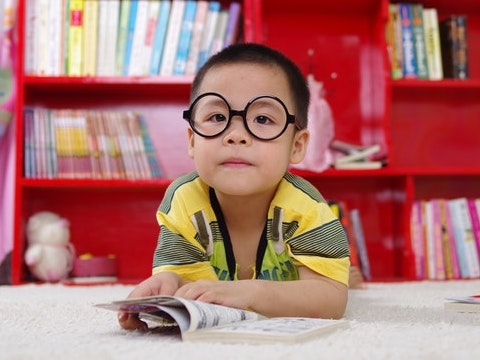
#> input picture Images/week1/boy.jpg, 480 x 360 px
$ python 45.BGR_2_Gray_Scratch.py
#> lines starting #> are read from the running program, lines starting #| are printed output that depends on the picture
import cv2
import numpy as np

colorPath = "Images/week1/boy.jpg"
img = cv2.imread(colorPath, cv2.IMREAD_COLOR)
#> img is the input picture: shape (360, 480, 3); mean B, G, R 111.8, 115.3, 174.3
graycv = cv2.cvtColor(img, cv2.COLOR_BGR2GRAY)
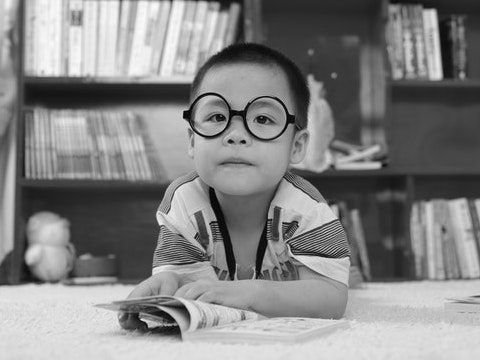
#> graycv: shape (360, 480); min 2, max 252, mean 132.5

def convertBGRtoGray(img):
    img = np.float32(img) / 255.0
    b,g,r = cv2.split(img)
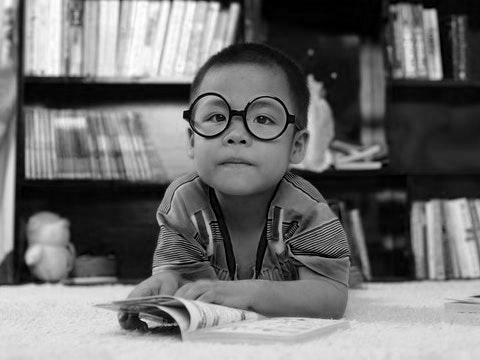
#> b: shape (360, 480) float32; min 0, max 1, mean 0.438
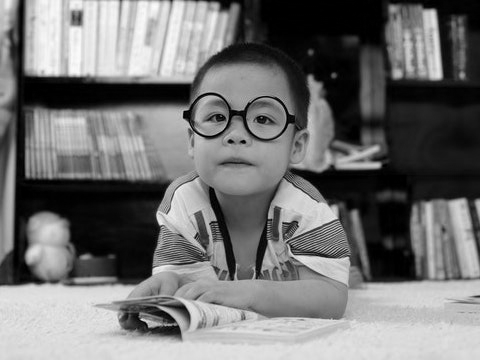
#> g: shape (360, 480) float32; min 0, max 0.996, mean 0.452
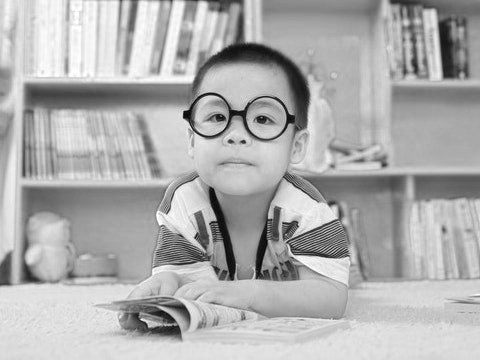
#> r: shape (360, 480) float32; min 0.0196, max 1, mean 0.683
    new = np.zeros_like(b)
    new = 0.299 * r + 0.587 * g + 0.114*b
    new = np.uint8(np.round(new * 255.0))
    return new

gray = convertBGRtoGray(img)

#cv2.imshow("Color", img)
cv2.imshow("graycv", graycv)
cv2.imshow("gray", gray)
cv2.imshow("diff", np.abs(gray-graycv))


cv2.waitKey(0)
cv2.destroyAllWindows()

$ run again, with Images/week1/bright.jpg copied over Images/week1/boy.jpg
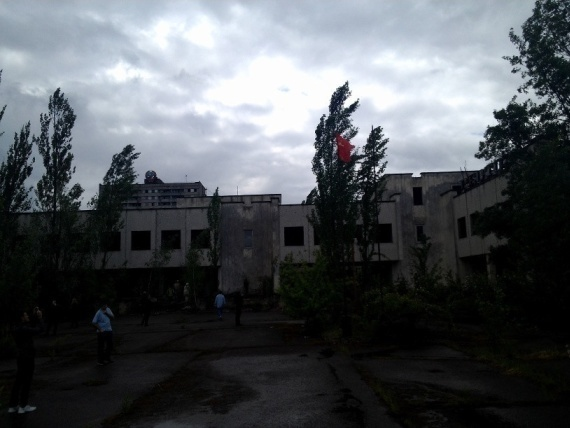
#> input picture Images/week1/bright.jpg, 570 x 428 px
#> img is the input picture: shape (428, 570, 3); mean B, G, R 89.6, 85.3, 81
#> in convertBGRtoGray, `b,g,r = cv2.split(img)`:
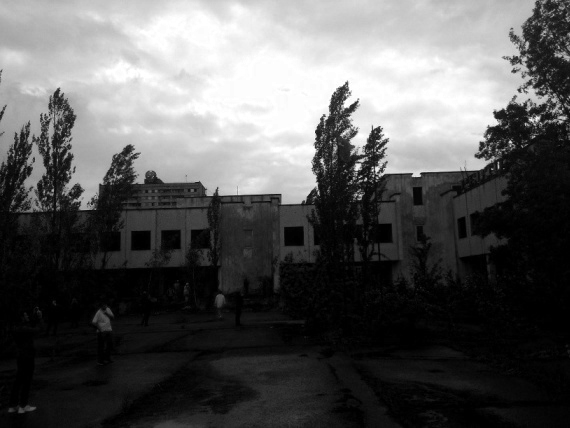
#> b: shape (428, 570) float32; min 0, max 1, mean 0.351
#> in convertBGRtoGray, `b,g,r = cv2.split(img)`:
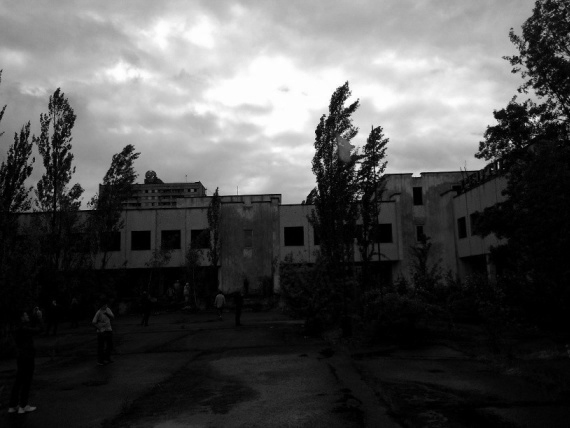
#> r: shape (428, 570) float32; min 0, max 1, mean 0.318
